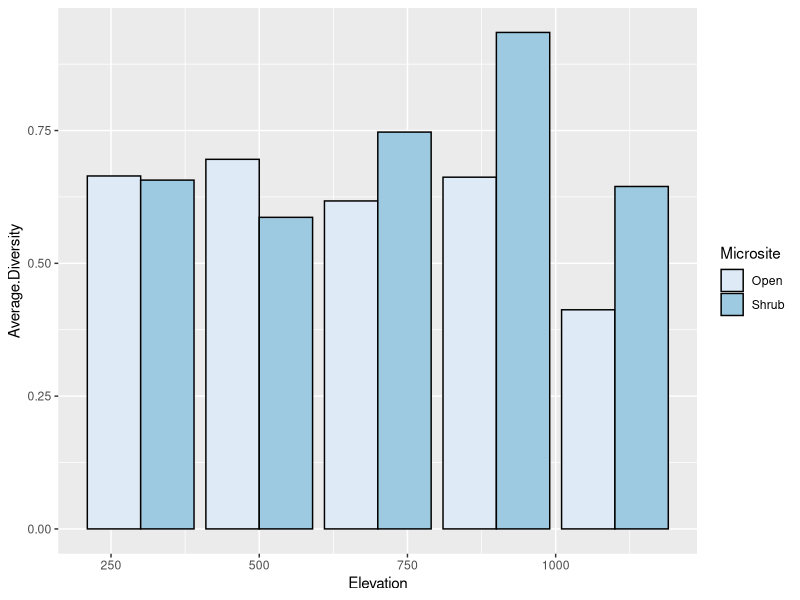

Here is the R script that generated this plot:
## ---- chunk 1
library(vegan)
library(tidyverse)


data <- read.csv("multivar.csv")

#data <- read.csv("Indices//multivar.csv")

## check to see where the species list are
names(data)

## separate species and predictor columns
spp.data <- data[,7:46] ## select only species
pred.data <- data[,1:6] ## select only predictors and identifiers

## calculate shannon index
div.data <- diversity(spp.data, index = "shannon")

## combine with predictors
div.data <- cbind(pred.data, div.data)

## see what it looks like
head(div.data)

## example of plot
mean.div <- div.data %>% group_by(Microsite, Elevation) %>% summarize(Average.Diversity=mean(div.data))

ggplot(mean.div) + geom_bar(aes(x=Elevation, y=Average.Diversity, fill=Microsite), color="black", stat="identity", position = "dodge") + scale_fill_brewer()
